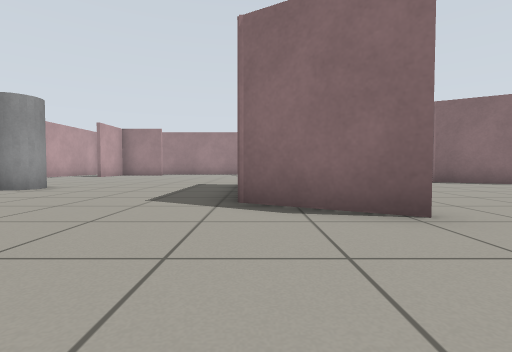
view 1 (above)

16 first-person views from a walk through a robot-simulator world made for Gazebo. The camera is 0.5 m above the floor, tilts 2° down and sees 85° across. The floor is counted in squares, 1 m on a side. Each view is taken from the middle of a square. On the plan, view 1 faces up. The plan holds only what a view shows up to about 9 squares ahead; the rest is blank.

view 2
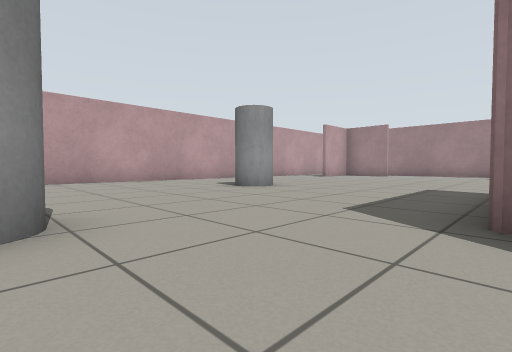

view 3
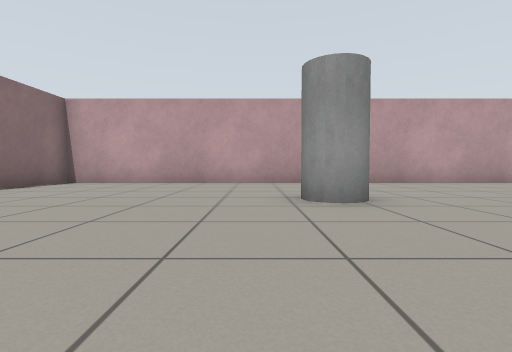

view 4
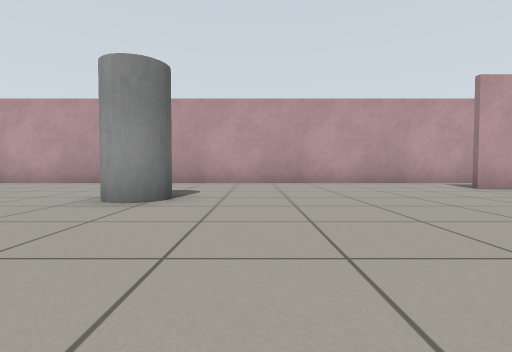

view 5
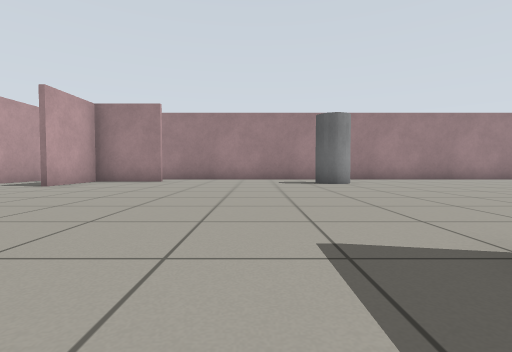

view 6
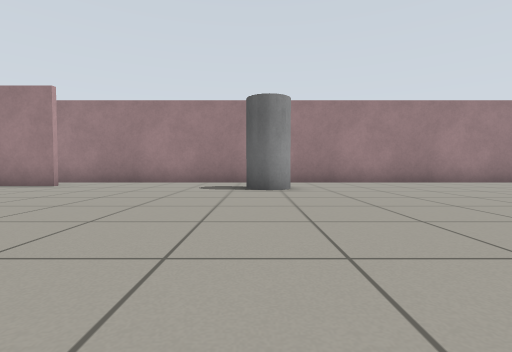

view 7
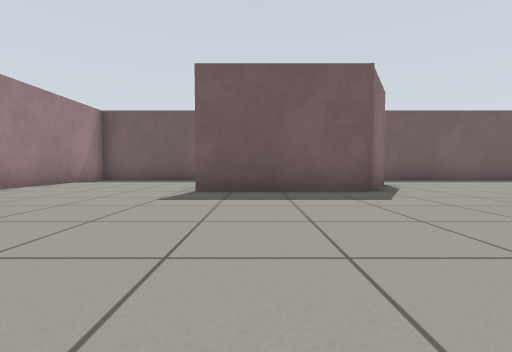

view 8
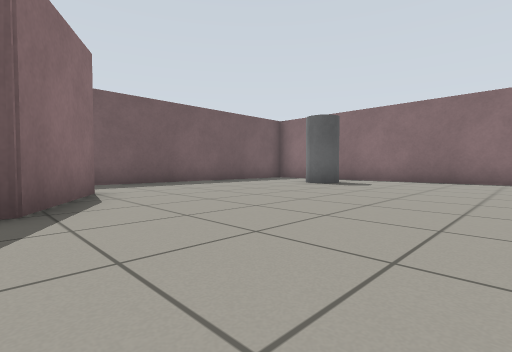

view 9
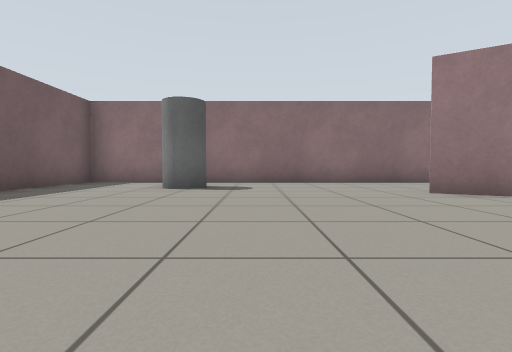

view 10
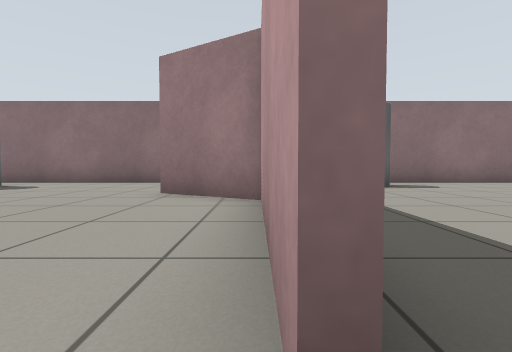

view 11
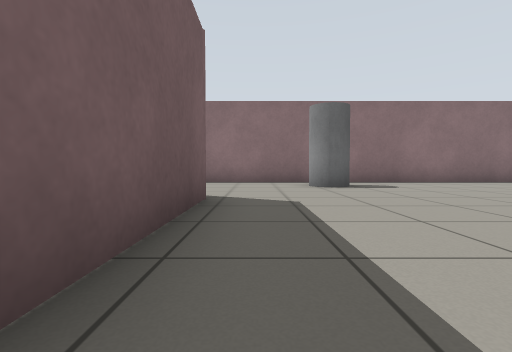

view 12
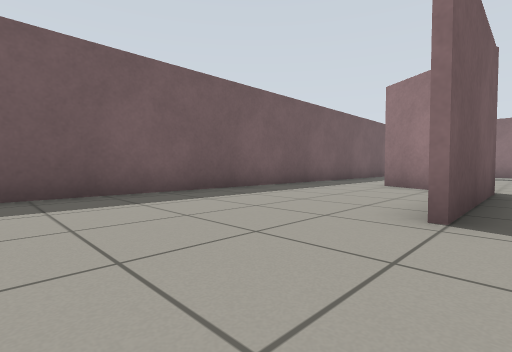

view 13
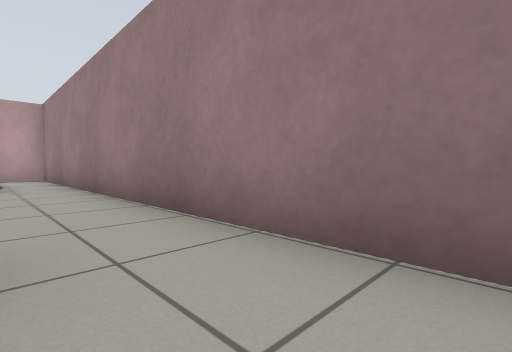

view 14
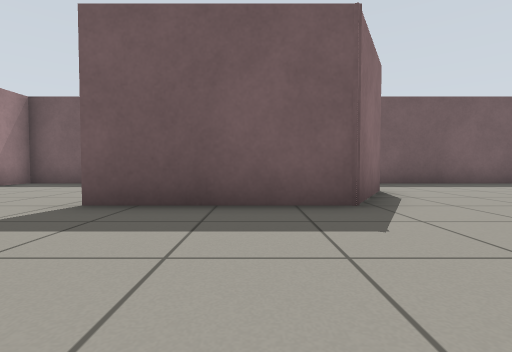

view 15
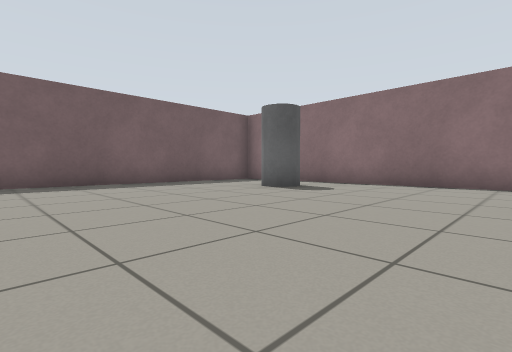

view 16
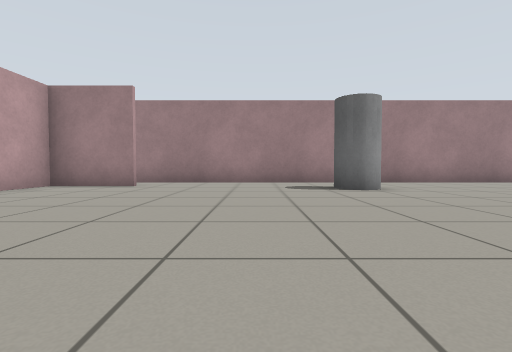

### Floor plan
Points are (right, up) in squares from view 1. A wall is a line through its corners. A room is listed if a view was taken in it or the views show most of it. See-through windows are left out.
Room 1 (views 1, 2, 3, 4, 5, 6, 7, 8, 9, 10, 11, 12, 13, 14, 15, 16)
walls: (-0.1, 7.6) (-0.1, 3.9) (1.8, 2.8); (1.7, 2.7) (-0.2, 3.8) (-0.2, 7.2); (6.6, 8.3) (7.7, 7.6); (7.7, 7.5) (5.5, 8.7) (5.5, 12.2); (-5, 15) (-7.2, 15) (-7.2, 12.9); (-9.3, 16.6) (-9.3, -0.7) (10.1, -0.7) (10.1, 16.6) (-9.3, 16.6)
objects: grey cylinder (-6, 6) to (-5, 6); grey cylinder (-3, 1); grey cylinder (0, 14) to (1, 15); grey cylinder (6, 1) to (7, 2)

Positions as (right, up) in squares from view 1, and headings:
1: (0, 0), facing up
2: (0, 1), facing up-left
3: (-1, 5), facing left
4: (-1, 8), facing left
5: (-2, 6), facing up
6: (0, 8), facing up
7: (0, 11), facing right
8: (2, 9), facing down-right
9: (5, 8), facing down
10: (0, 8), facing down
11: (-1, 8), facing down
12: (5, 15), facing down-right
13: (2, 15), facing up-left
14: (2, 10), facing right
15: (2, 7), facing down-right
16: (-2, 8), facing up
